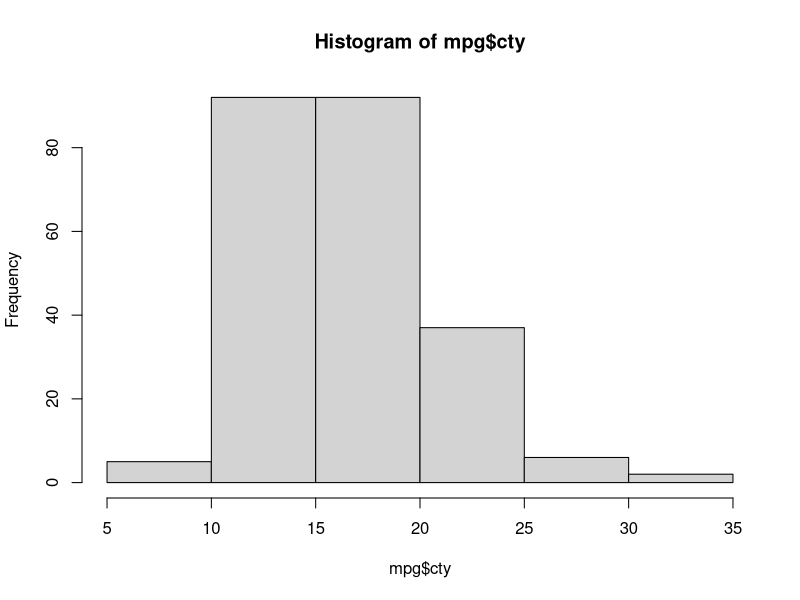
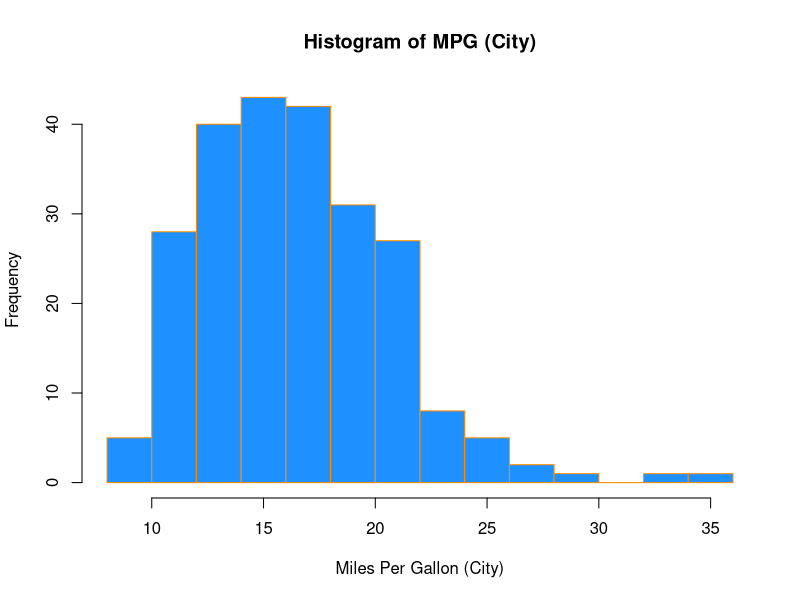
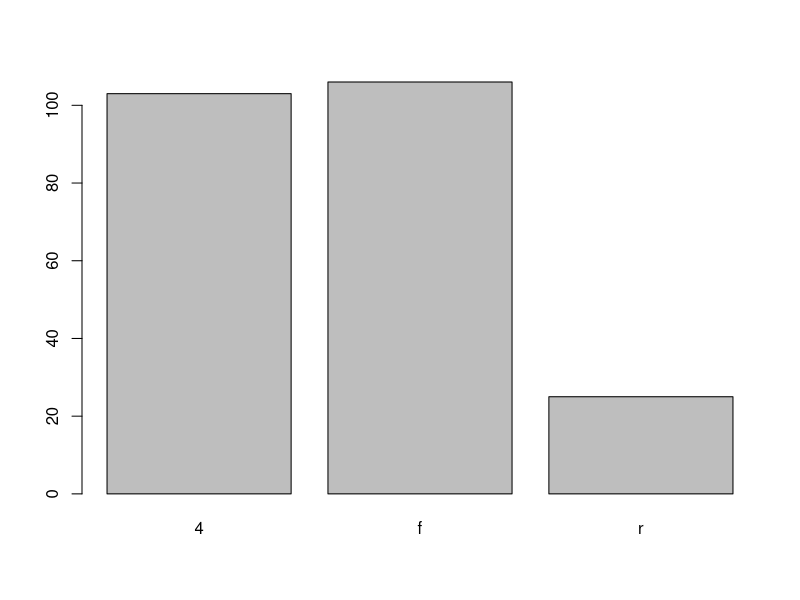
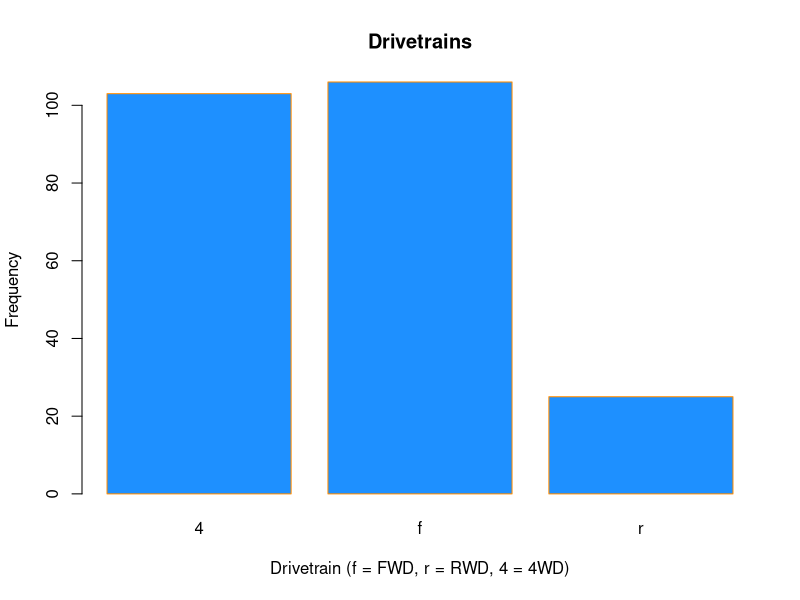
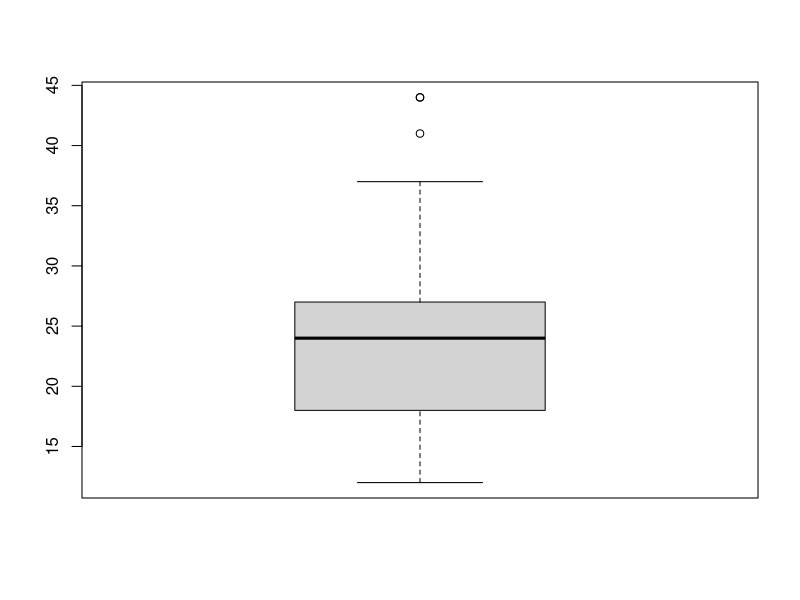
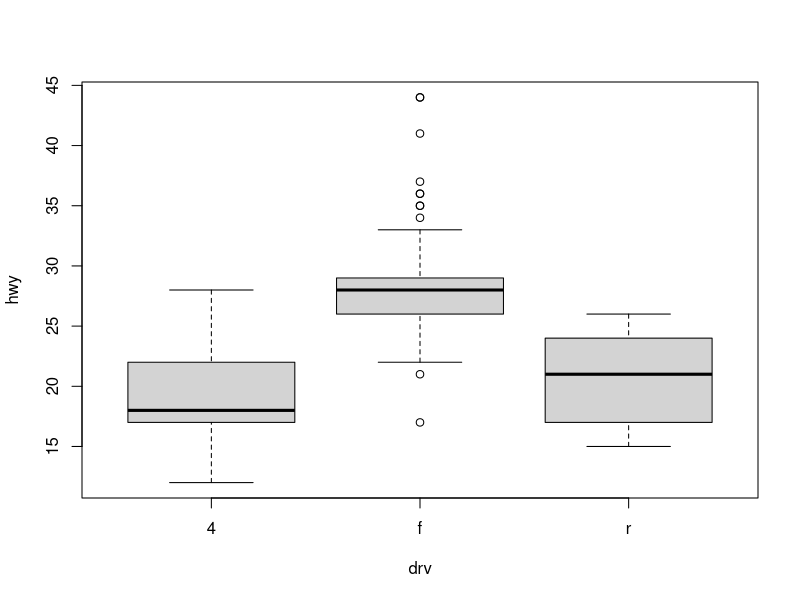
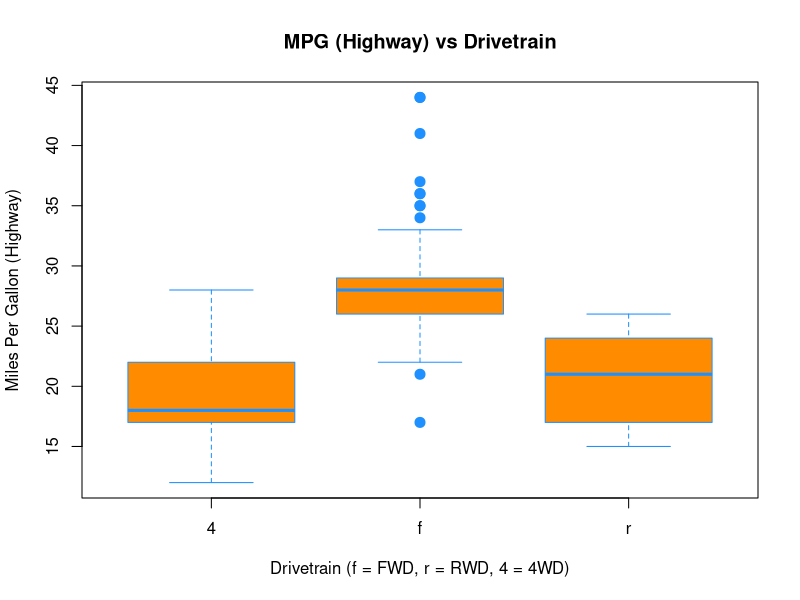
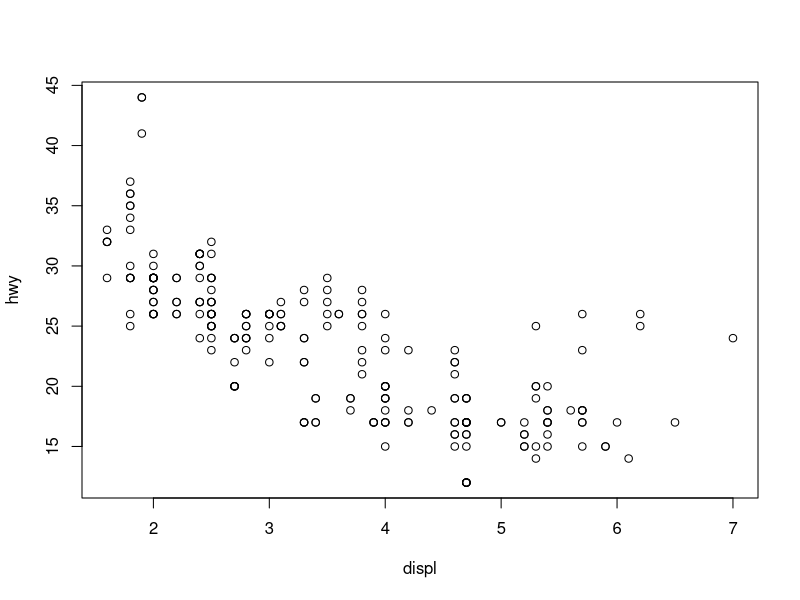

Source code (R) for these figures, in order:
## ---- chunk 1
library(ggplot2)
## ---- chunk 2
table(mpg$drv)
table(mpg$drv) / nrow(mpg)
## ---- chunk 3
hist(mpg$cty)
## ---- chunk 4
hist(mpg$cty,
     xlab   = "Miles Per Gallon (City)",
     main   = "Histogram of MPG (City)",
     breaks = 12,
     col    = "dodgerblue",
     border = "darkorange")
## ---- chunk 5
barplot(table(mpg$drv))
## ---- chunk 6
barplot(table(mpg$drv),
     xlab   = "Drivetrain (f = FWD, r = RWD, 4 = 4WD)",
     ylab   = "Frequency",
     main   = "Drivetrains",
     col    = "dodgerblue",
     border = "darkorange")
## ---- chunk 7
unique(mpg$drv)
## ---- chunk 8
boxplot(mpg$hwy)
## ---- chunk 9
boxplot(hwy ~ drv, data = mpg)
## ---- chunk 10
boxplot(hwy ~ drv, data = mpg,
     xlab   = "Drivetrain (f = FWD, r = RWD, 4 = 4WD)",
     ylab   = "Miles Per Gallon (Highway)",
     main   = "MPG (Highway) vs Drivetrain",
     pch    = 20,
     cex    = 2,
     col    = "darkorange",
     border = "dodgerblue")
## ---- chunk 11
plot(hwy ~ displ, data = mpg)
## ---- chunk 12
plot(hwy ~ displ, data = mpg,
     xlab = "Engine Displacement (in Liters)",
     ylab = "Miles Per Gallon (Highway)",
     main = "MPG (Highway) vs Engine Displacement",
     pch  = 20,
     cex  = 2,
     col  = "dodgerblue")
